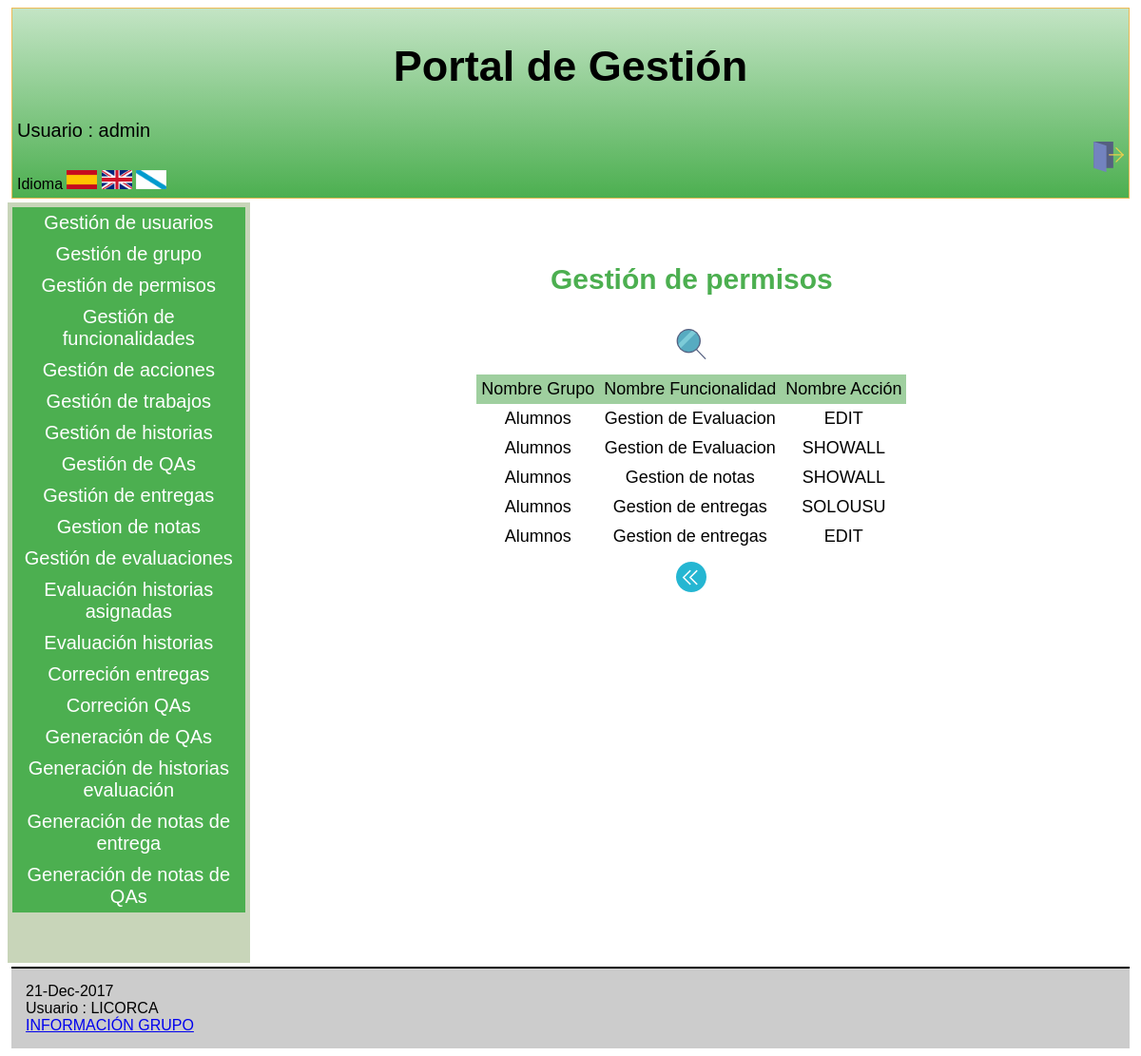
Page /Controllers/PERMISO_CONTROLLER.php (signed in) on the earlier database version.
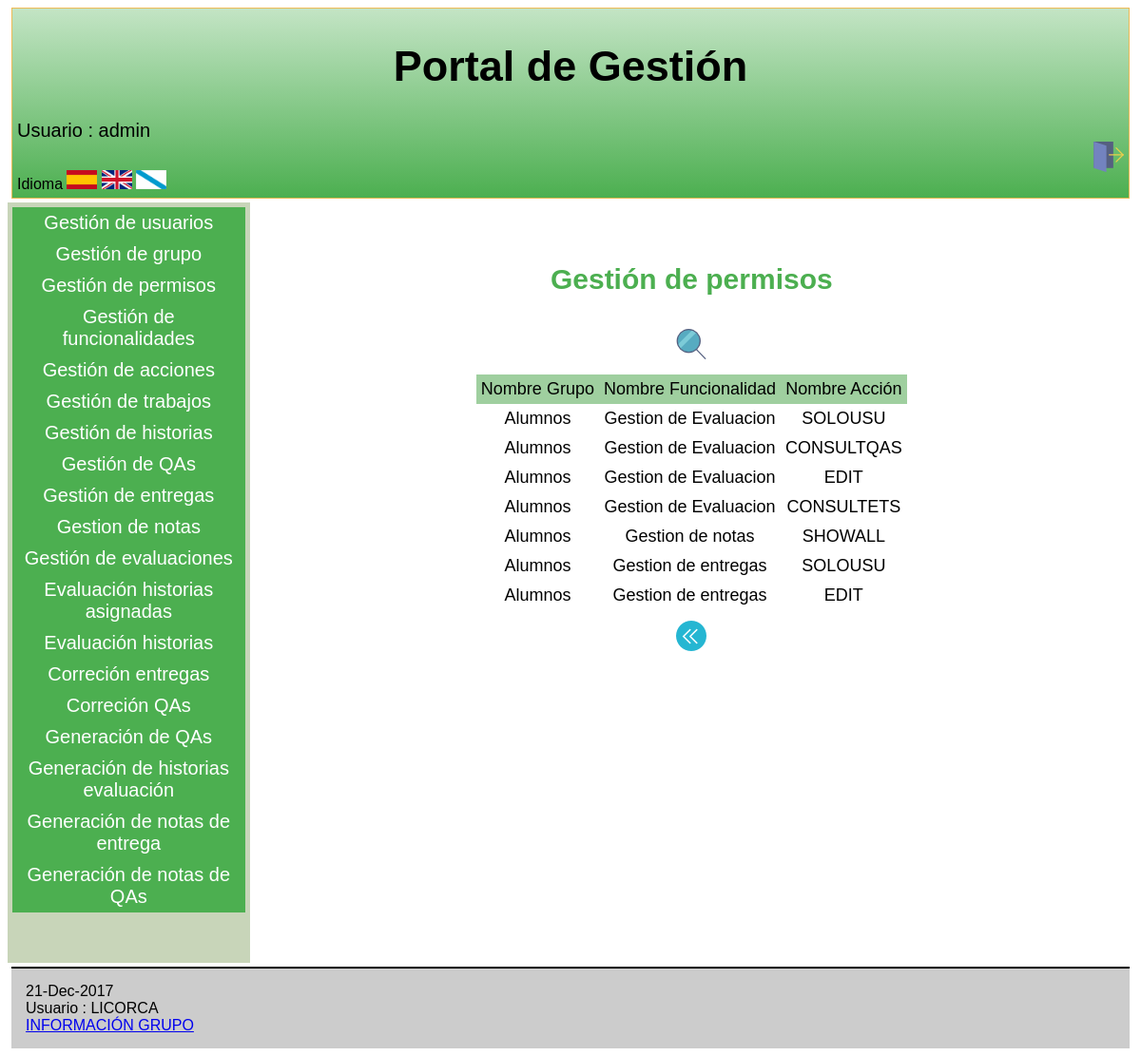
Same page on the later database version.
### tables this page shows
CREATE TABLE `PERMISO` (
  `IdGrupo` varchar(6) NOT NULL,  
  `IdFuncionalidad` varchar(6) NOT NULL,
  `IdAccion` varchar(6) NOT NULL
);

CREATE TABLE `GRUPO` (
  `IdGrupo` varchar(6) NOT NULL,
  `NombreGrupo` varchar(60) NOT NULL,
  `DescripGrupo` varchar(100) NOT NULL
);

CREATE TABLE `FUNCIONALIDAD` (
  `IdFuncionalidad` varchar(6) NOT NULL,
  `NombreFuncionalidad` varchar(60) NOT NULL,
  `DescripFuncionalidad` varchar(100) NOT NULL
);

CREATE TABLE `ACCION` (
  `IdAccion` varchar(6) NOT NULL,
  `NombreAccion` varchar(60) NOT NULL,
  `DescripAccion` varchar(100) NOT NULL
);

### Controllers/PERMISO_CONTROLLER.php (called while the page is built, shortened)
<?php
include '../Functions/Authentication.php';
include '../Models/PERMISO_MODEL.php';
include '../Models/USU_GRUPO_MODEL.php';
include '../Models/FUNCIONALIDAD_MODEL.php';
include '../Views/PERMISO/PERMISO_SHOWALL_View.php';
switch ( $_REQUEST[ 'action' ] ) {
	default:
		$USUARIO = new USU_GRUPO( $_SESSION[ 'login' ], '', '', '', '', '', '', '','');
		$ADMIN = $USUARIO->comprobarAdmin();
		if($ADMIN == true){
			if ( !$_POST ) {
				$PERMISO = new PERMISO_MODEL('', '', '', '','','');
			} else {
				$PERMISO = new PERMISO_MODEL('', '', '', '','','');
			}
			$datos = $PERMISO->SEARCH2();
			$lista = array( 'NombreGrupo','NombreFuncionalidad','NombreAccion');
			$ACL = $USUARIO->comprobarPermisos();
			new PERMISO_SHOWALL( $lista, $datos, $ACL ,true);
	}
}
?>

### Functions/Authentication.php (called while the page is built)
<?php
function IsAuthenticated(){
	if (!isset($_SESSION['login'])){
		return false;
	}
	else{
		return true;
	}
}
?>

### Functions/BdAdmin.php (called while the page is built, shortened)
<?php
function ConectarBD()
	{
	    $mysqli = new mysqli("localhost", "userET3", "passET3", "IUET32017");
		return $mysqli;
	}
?>

### Functions/permisosAcc.php (called while the page is built)
<?php
include_once '../Functions/BdAdmin.php';
include_once '../Models/USU_GRUPO_MODEL.php';
include_once '../Models/PERMISO_MODEL.php';
function permisosAcc( $login, $funcionalidad, $accion ) {
	$ADMIN = new USU_GRUPO( $login, '' );
	if ( !$ADMIN->comprobarAdmin() ) {
		$PERMISO = new PERMISO_MODEL( '', $funcionalidad, $accion,'','','' );
		return $PERMISO->comprobarPermisos( $login );
	} else {
		return true;
	}
}
?>

### Models/USU_GRUPO_MODEL.php (called while the page is built, shortened)
<?php
 include_once '../Functions/BdAdmin.php';
    class USU_GRUPO{
        var $login;
        var $mysqli;
        public function __construct($login, $IdGrupo){
            $this->login = $login;
            $this->mysqli=ConectarBD();
        }
   function comprobarAdmin(){
		$sql = "SELECT * FROM USU_GRUPO WHERE login = '$this->login' && IdGrupo = '00000A'";
		$resultado = $this->mysqli->query($sql);
		if($resultado->num_rows == 0){
			return false;
		}else{
			return true;
		}
   }
    }
?>

### Functions/comprobarAdministrador.php (called while the page is built)
<?php
include_once '../Functions/BdAdmin.php';
include_once '../Models/USU_GRUPO_MODEL.php';
function comprobarAdministrador($login){
	$ADMIN = new USU_GRUPO($login,'');
	return $ADMIN->comprobarAdmin();
}
?>

### Models/PERMISO_MODEL.php (called while the page is built, shortened)
<?php
    class PERMISO_MODEL{
        var $NombreGrupo;
        var $NombreFuncionalidad;
        var $NombreAccion;
        var $mysqli;
        function __construct($IdGrupo, $IdFuncionalidad, $IdAccion, $NombreGrupo, $NombreFuncionalidad, $NombreAccion){
            $this->NombreGrupo = $NombreGrupo;
            $this->NombreFuncionalidad = $NombreFuncionalidad;
            $this->NombreAccion = $NombreAccion;
            include_once '../Functions/BdAdmin.php';
            $this->mysqli=ConectarBD();
        }
function SEARCH2()
{
     $sql = "SELECT P.IdGrupo,G.NombreGrupo,P.IdFuncionalidad,F.NombreFuncionalidad,P.IdAccion,A.NombreAccion
                     FROM PERMISO P,GRUPO G,FUNCIONALIDAD F,FUNC_ACCION FA,ACCION A
                     WHERE (
                            G.IdGrupo = P.IdGrupo &&
                            F.IdFuncionalidad = P.IdFuncionalidad &&
                            A.IdAccion = P.IdAccion &&
                            F.IdFuncionalidad = FA.IdFuncionalidad &&
                            A.IdAccion = FA.IdAccion &&
                            F.NombreFuncionalidad LIKE '%$this->NombreFuncionalidad%' &&
                            A.NombreAccion LIKE '%$this->NombreAccion%' &&
                            G.NombreGrupo LIKE '%$this->NombreGrupo%'
                           )";
    if (!($resultado = $this->mysqli->query($sql))){
        return 'Error en la consulta sobre la base de datos, revise los campos introducidos';
    }
    else{
        return $resultado;
    }
}
    }
?>

### Views/PERMISO/PERMISO_SHOWALL_View.php (the view, shortened to what this page needs)
<?php
class PERMISO_SHOWALL {
	function __construct( $lista, $datos,$PERMISO,$admin) {
		$this->lista = $lista;
		$this->datos = $datos;
		$this->PERMISO = $PERMISO;
		$this->admin = $admin;
		$this->render($this->lista,$this->datos,$this->PERMISO,$this->admin);
	}
	function render($lista,$datos,$PERMISO,$admin){
		$this->datos = $datos;
$SEARCH=false;
	if($admin==true){
			    $SEARCH=true;
	}
	include '../Views/Header.php';
?>
		<div class="seccion">
			<h2>
				<?php echo $strings['Gestión de permisos'];?>
			</h2>
			<table>
				<tr>
<?php
					foreach ( $lista as $atributo ) {
?>
					<th>
						<?php echo $strings[$atributo]?>
					</th>
<?php
					}
?>
				</tr>
<?php
				while ( $fila = mysqli_fetch_array( $this->datos ) ) {
?>
				<tr>
<?php
					foreach ( $lista as $atributo ) {
?>
					<td>
<?php
							echo $fila[ $atributo ];
?>
					</td>
<?php
					}
?>
				</tr>
<?php
				}
?>
			<caption style="margin-bottom:10px;">
					<form action='../Controllers/PERMISO_CONTROLLER.php'>
<?php if($SEARCH==true){  ?>
						<button type="submit" name="action" value="SEARCH"><img src="../Views/icon/buscar.png" alt="BUSCAR" /></button>
<?php } ?>
					</form>
				</caption>
			</table>
			<form action='../Controllers/PERMISO_CONTROLLER.php' method="post">
				<button type="submit"><img src="../Views/icon/atras.png" alt="<?php echo $strings['Atras']?>" /></button>
			</form>
		</div>
<?php
		include '../Views/Footer.php';
		}
		}
?>

### Views/Header.php (shortened to what this page needs)
<?php
	include_once '../Functions/Authentication.php';
?>
<!doctype html>
<html lang="es">
<head>
	<link rel="stylesheet" type="text/css" media="screen" href="../Views/css/estilos.css" hreflang="es">
	<link rel="stylesheet" type="text/css" media="screen" href="../Views/js/tcal/tcal.css" hreflang="es">
</head>
<body>
 <header>
	<p style="text-align:center">
		<h1>
<?php
			echo $strings['Portal de Gestión'];
?>
		</h1>
	</p>
<?php
	if (IsAuthenticated()){
?>
		<p style="font-size:20px; ">
<?php
			echo $strings['Usuario'] . ' : ' . $_SESSION['login'] . '<br>';
?>
			<a href="../Functions/Desconectar.php" style="text-decoration:none"> <img src="../Views/icon/desconexion.png" width="32" height="32" alt="<?php echo $strings['Desconectarse']?>" style="float:right;"></a>
		</p>
<?php
	} else {
			echo $strings['Usuario no identificado'];
?>
		<a href = '../Controllers/Registro_Controller.php' ><img src="../Views/icon/registrarse.png" alt="<?php echo $strings['Registrar']?>" /></a>
<?php
	}
?>
	<form name='idiomform' action="../Functions/CambioIdioma.php" method="post">
		<?php echo $strings['idioma']; ?>
		<button type="submit"  name="idioma" value="SPANISH" ><img src="../Views/icon/banderaEspaña.jpg" alt="<?php echo $strings['Cambiar idioma a español']?>" width="32" height="20" style="display: block;"/></button>
		<button type="submit"  name="idioma" value="ENGLISH" ><img src="../Views/icon/banderaReinoUnido.png" alt="<?php echo $strings['Cambiar idioma a inglés']?>" width="32" height="20" style="display: block;"/></button>
		<button type="submit"  name="idioma" value="GALLEGO" ><img src="../Views/icon/banderaGalicia.png" alt="<?php echo $strings['Cambiar idioma a gallego']?>" width="32" height="20" style="display: block;"/></button>
	</form>
</header>
<div id = 'main'>
<?php
		include '../Views/admin_menuLateral.php';
?>
<article>

### Views/admin_menuLateral.php
	<?php
include_once '../Functions/permisosAcc.php';
include_once '../Functions/comprobarAdministrador.php';
?>
<nav>
	<ul class="menu">
		<?php if (isset($_SESSION['login'])) { ?>
		<?php if((permisosAcc($_SESSION['login'],1,5)==true)){ ?>
		<li>
			<a href="../Controllers/USUARIO_CONTROLLER.php" class="primerNivel"><?php echo $strings['Gestion de usuarios']; ?></a>
		</li>
		<?php }
	if((permisosAcc($_SESSION['login'],2,5)==true)){ ?>
		<li>
			<a href="../Controllers/GRUPO_CONTROLLER.php" class="primerNivel"><?php echo $strings['Gestion de grupo']; ?></a>
		</li>
		<?php }
	if((permisosAcc($_SESSION['login'],5,5)==true)){ ?>
		<li>
			<a href="../Controllers/PERMISO_CONTROLLER.php" class="primerNivel"><?php echo $strings['Gestión de permisos']; ?></a>
		</li>
		<?php }
	if((permisosAcc($_SESSION['login'],3,5)==true)){ ?>
		<li>
			<a href="../Controllers/FUNCIONALIDAD_CONTROLLER.php" class="primerNivel"><?php echo $strings['Gestion de funcionalidades']; ?></a>
		</li>
		<?php }
	if((permisosAcc($_SESSION['login'],4,5)==true)){ ?>
		<li>
			<a href="../Controllers/ACCION_CONTROLLER.php" class="primerNivel"><?php echo $strings['Gestion de acciones']; ?></a>
		</li>
		<?php }
	if((permisosAcc($_SESSION['login'],11,5)==true)){ ?>
		<li>
			<a href="../Controllers/TRABAJO_CONTROLLER.php" class="primerNivel"><?php echo $strings['Gestion de trabajos']; ?></a>
		</li>
		<?php }
	if((permisosAcc($_SESSION['login'],10,5)==true)){ ?>
		<li>
			<a href="../Controllers/HISTORIA_CONTROLLER.php" class="primerNivel"><?php echo $strings['Gestion de historias']; ?></a>
		</li>
		<?php }
	if((permisosAcc($_SESSION['login'],6,5)==true)){ ?>
		<li>
			<a href="../Controllers/ASIGNAC_QA_CONTROLLER.php" class="primerNivel"><?php echo $strings['Gestión de QAs']; ?></a>
		</li>
		<?php }
		 if(comprobarAdministrador($_SESSION['login']== true) || (permisosAcc($_SESSION['login'],8,10)==true)){?>
		<?php if(comprobarAdministrador($_SESSION['login'])==true){ ?>
		<li>
			<a href="../Controllers/ENTREGA_CONTROLLER.php" class="primerNivel"><?php echo $strings['Gestion de entregas']; ?></a>
		</li>
		<?php }else
		                       if((permisosAcc($_SESSION['login'],8,10)==true)){ ?>
		<li>
			<a href="../Controllers/TRABAJO_CONTROLLER.php" class="primerNivel"><?php echo $strings['Gestion de entregas']; ?></a>
		</li>
		<?php } ?>
		<?php }
		 if((permisosAcc($_SESSION['login'],7,5)==true)){?>
		<li>
			<a href="../Controllers/NOTA_TRABAJO_CONTROLLER.php" class="primerNivel"><?php echo $strings['Gestion de notas']; ?></a>
		</li>
		<?php }
	if((permisosAcc($_SESSION['login'],12,5)==true)){ ?>
		<li>
			<a href="../Controllers/EVALUACION_CONTROLLER.php" class="primerNivel"><?php echo $strings['Gestion de evaluaciones']; ?></a>
		</li>
		<?php }
	if((permisosAcc($_SESSION['login'],12,10)==true)){ ?>
		<li>
			<a href="../Controllers/EVALUACION_CONTROLLER.php?action=EVALUACION_HISTORIAS_ASIGNADAS" class="primerNivel"><?php echo $strings['Evaluar Historias QA']; ?></a>
		</li>
		<?php }
	if((permisosAcc($_SESSION['login'],12,11)==true)){ ?>
		<li>
			<a href="../Controllers/EVALUACION_CONTROLLER.php?action=EVALUACION_HISTORIAS" class="primerNivel"><?php echo $strings['Evaluar Historias']; ?></a>
		</li>
		<?php }
		if(permisosAcc($_SESSION['login'],12,7)==true){ ?>
		<li>
			<a href="../Controllers/EVALUACION_CONTROLLER.php?action=MOSTRAR_CORRECCION_ET" class="primerNivel"><?php echo $strings['Correción entregas']; ?></a>
		</li>
		<?php }
		 if((permisosAcc($_SESSION['login'],12,14)==true)){?>
		<li>
			<a href="../Controllers/EVALUACION_CONTROLLER.php?action=MOSTRAR_CORRECCION_QA" class="primerNivel"><?php echo $strings['Consulta de correciones']; ?></a>
		</li>
		<?php }
	if((permisosAcc($_SESSION['login'],6,8)==true)){ ?>
		<li>
			<a href="../Controllers/ASIGNAC_QA_CONTROLLER.php?action=GENERAR" class="primerNivel"><?php echo $strings['GENERACIÓN DE QAs']; ?></a>
		</li>
		<?php }
	if((permisosAcc($_SESSION['login'],6,9)==true)){ ?>
		<li>
			<a href="../Controllers/ASIGNAC_QA_CONTROLLER.php?action=HISTORIAS" class="primerNivel"><?php echo $strings['GENERACIÓN DE HISTORIAS EVALUACIÓN']; ?></a>
		</li>
		<?php }
	if((permisosAcc($_SESSION['login'],7,13)==true)){ ?>
		<li>
			<a href="../Controllers/NOTA_TRABAJO_CONTROLLER.php?action=GENERAR_NOTA_ENTREGA" class="primerNivel"><?php echo $strings['GENERACIÓN NOTAS ENTREGA']; ?></a>
		</li>
		<?php }
	if((permisosAcc($_SESSION['login'],7,8)==true)){ ?>
		<li>
			<a href="../Controllers/NOTA_TRABAJO_CONTROLLER.php?action=GENERAR_NOTA_QA" class="primerNivel"><?php echo $strings['GENERACIÓN NOTAS QA']; ?></a>
		</li>
		<?php } ?>
		<?php } ?>
	</ul>
</nav>

### Views/Footer.php (shortened to what this page needs)
</article>
 </div>
	<footer>
		<?php echo date("d-M-Y", mktime()); ?></br><?php if (IsAuthenticated()){  echo $strings['Usuario'] . ' : ' . 'LICORCA' . '<br>'; }?>
		<a href="../Views/INFO_GRUPO_ET.php"><?php echo $strings['INFORMACIÓN GRUPO'];?></a>
	</footer>
  </body>
</html>

### Views/css/estilos.css (style rules this page uses)
#main { min-height: 800px; margin: 0px; padding: 0px; display: -webkit-flex; display: flex; -webkit-flex-flow: row; flex-flow: row; z-index:1; }
#main > article { margin: 4px; padding: 5px; -webkit-flex: 3 1 60%; flex: 3 1 60%; -webkit-order: 2; order: 2; }
#main > nav { margin: 0px; padding: 5px; background-color: #C8D5B9; min-width: 180px; -webkit-flex: 1 6 15%; flex: 1 6 15%; -webkit-order: 1; order: 1; }
header { display: block; margin: 4px; padding: 5px; min-height: 100px; border: 1px solid #eebb55; background: linear-gradient(to top,rgba(76, 175, 80, 1) 0%, rgba(255, 255, 255, 1)150%); }
body { font-family: Arial; background: white; }
footer { display: block; margin: 4px; padding: 15px; border-top: 2px solid #000; background: #CCC; }
h1 { text-align:center; font-size: 45px; color: black; }
h2 { text-align:center; font-size: 30px; color: #4CAF50; }
p { text-align:justify; }
.menu { padding: 0; margin: 0; list-style-type: none; text-align: center; }
.primerNivel { color : white; text-decoration: none; display: block; padding: 5px; font-size: 20px; background-color: #4CAF50; }
table { padding:1px; margin-top:0px; border-spacing:0px; font-family: Arial; font-size: 20px; border: 0px solid #000; margin: 0 auto ; text-align: left; }
th,td { padding: 5px; text-align: center; font-size: 18px; border: 0px solid #000; }
th { background-color: #9fcf9f; font-weight:normal; border: 0px solid #000; }
.seccion { padding:10px; padding-bottom: 30px; margin: 20px; text-align:center; }
button { background-color:white; border: none; margin-top: 10px; padding:0px; }

Differences in the rows shown:
removed permiso: IdGrupo.NombreGrupo "Alumnos", IdFuncionalidad.NombreFuncionalidad "Gestion de Evaluacion", IdAccion.NombreAccion "SHOWALL"
added permiso: IdGrupo.NombreGrupo "Alumnos", IdFuncionalidad.NombreFuncionalidad "Gestion de Evaluacion", IdAccion.NombreAccion "SOLOUSU"
added permiso: IdGrupo.NombreGrupo "Alumnos", IdFuncionalidad.NombreFuncionalidad "Gestion de Evaluacion", IdAccion.NombreAccion "CONSULTQAS"
added permiso: IdGrupo.NombreGrupo "Alumnos", IdFuncionalidad.NombreFuncionalidad "Gestion de Evaluacion", IdAccion.NombreAccion "CONSULTETS"
